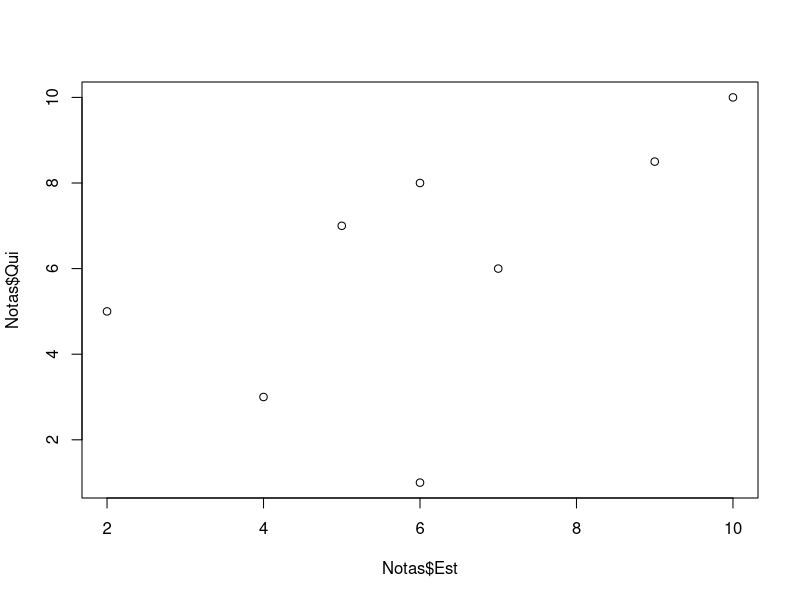

Reproduce this figure in R.
# Calificaciones

# El siguiente conjunto de datos contiene información relativa a las 
# calificaciones en Estadística, Química y Geología de 8 alumnos, 
# como el número de horas diarias que en promedio dedican al estudio

#########################
# Crea 4 vectores numéricos, de manera que cada uno contenga los datos 
# de una columna y un data frame llamado Notas con los 4 vectores que acabas de crear

Est <- c(9,2,5,10,6,4,7,6)

Qui <- c(8.5, 5,7,10,1,3,6,8)

Geo <- c(10,4,7,7,3,7,8,7)

Horas <- c(5,0.2,2,5.5,1.5,1.5,3,2.5)

Notas <- data.frame(Est, Qui, Geo, Horas)

head(Notas)

#########################
# Representa el diagrama de dispersión de la nota en estadística y la nota en química
plot(Notas$Est, Notas$Qui)

#########################
# Escribe la recta de regresión lineal que surge de considerar 
# la nota en estadística como variable dependiente y la nota 
# en química como variable independiente.

reg_lin <- lm(Est ~ Qui, data = Notas)
reg_lin

# Por tanto, la recta de regresión es:
# Est = 2.9643 + 0.5213 Qui  

#########################
# ¿Son significativos los dos parámetros anteriores? 
# ¿Qué puede decirse del ajuste del modelo a los datos?

summary(reg_lin)  

# Puesto que los p-valores asociados al contraste t de Student para ambos 
# parámetros (0.168 y 0.115) son mayores que 0.05, podemos considerar 
# que ambos parámetros no son significativamente distintos de 0.

# Por otra parte, el valor de R² (0.3608) nos lleva a concluir que el 
# ajuste del modelo a los datos es bastante pobre.

#########################
# ¿Cuál sería la recta de regresión en el caso de que se 
# considere un modelo de regresión lineal simple sin constante?

reg_lin2 <- lm(Est ~ 0 + Qui, data = Notas)
reg_lin2

# En este caso, el modelo sería:
# Est = 0.9249 * Qui

#########################
# Calcula el coeficiente de correlación lineal de Pearson 
# entre ambas variables. ¿Es significativa esta correlación?

cor(Notas$Est, Notas$Qui)

# La correlación lineal de Pearson entre ambas variables es de 0.6006425

cor.test(Notas$Est, Notas$Qui)
  
# Puesto que el p-valor del contraste es de 0.1153 y, por lo tanto, 
# mayor que 0.05, podemos concluir que la correlación no es 
# significativa, y podría considerarse 0.

#########################
# ¿Cuál sería la recta de regresión lineal si se incluye 
# la nota en geología como variable independiente?

reg_lin_mul <- lm(Est ~ Qui + Geo, data = Notas)
reg_lin_mul

# En este caso, la recta de regresión lineal múltiple podría escribirse como:
# Est = 1.7276 + 0.3535 * Qui + 0.3403 * Geo

  
  
  
